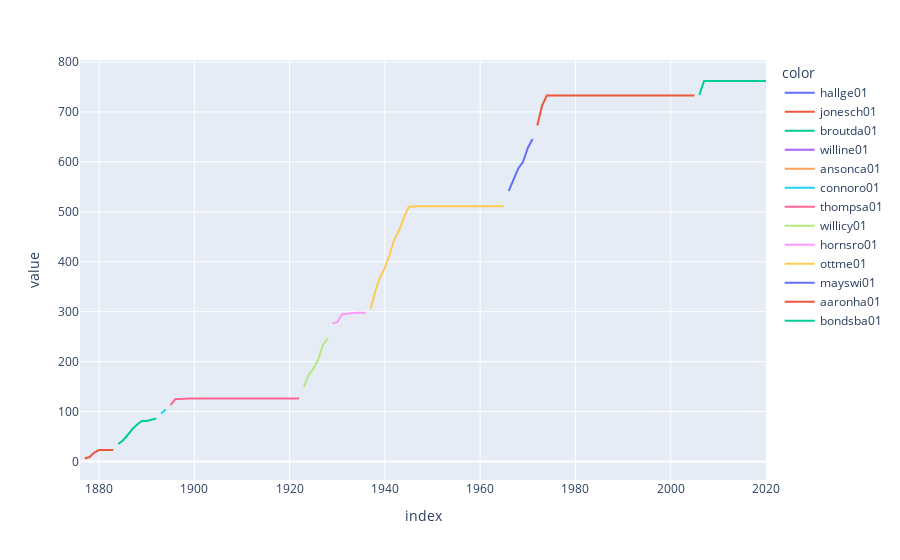

Notebook code for this chart:
### Code cell
px.line(yrly_leaders['hr'], color=yrly_leaders['player_id'])

### Figure 1 — Plotly figure (JSON) as saved in the notebook; plotly's stock layout.template omitted (floating-point values rounded to 4 significant figures)
{"data": [{"hovertemplate": "color=hallge01<br>variable=hr<br>index=%{x}<br>value=%{y}<extra></extra>", "legendgroup": "hallge01", "line": {"color": "#636efa", "dash": "solid"}, "mode": "lines", "name": "hallge01", "orientation": "v", "showlegend": true, "type": "scatter", "x": [1876], "xaxis": "x", "y": [5], "yaxis": "y"}, {"hovertemplate": "color=jonesch01<br>variable=hr<br>index=%{x}<br>value=%{y}<extra></extra>", "legendgroup": "jonesch01", "line": {"color": "#EF553B", "dash": "solid"}, "mode": "lines", "name": "jonesch01", "orientation": "v", "showlegend": true, "type": "scatter", "x": [1877, 1878, 1879, 1880, 1881, 1882, 1883], "xaxis": "x", "y": [6, 9, 18, 23, 23, 23, 23], "yaxis": "y"}, {"hovertemplate": "color=broutda01<br>variable=hr<br>index=%{x}<br>value=%{y}<extra></extra>", "legendgroup": "broutda01", "line": {"color": "#00cc96", "dash": "solid"}, "mode": "lines", "name": "broutda01", "orientation": "v", "showlegend": true, "type": "scatter", "x": [1884, 1885, 1886, 1887, 1888, 1889, 1890, 1892], "xaxis": "x", "y": [35, 42, 53, 65, 74, 81, 81, 86], "yaxis": "y"}, {"hovertemplate": "color=willine01<br>variable=hr<br>index=%{x}<br>value=%{y}<extra></extra>", "legendgroup": "willine01", "line": {"color": "#ab63fa", "dash": "solid"}, "mode": "lines", "name": "willine01", "orientation": "v", "showlegend": true, "type": "scatter", "x": [1884], "xaxis": "x", "y": [35], "yaxis": "y"}, {"hovertemplate": "color=ansonca01<br>variable=hr<br>index=%{x}<br>value=%{y}<extra></extra>", "legendgroup": "ansonca01", "line": {"color": "#FFA15A", "dash": "solid"}, "mode": "lines", "name": "ansonca01", "orientation": "v", "showlegend": true, "type": "scatter", "x": [1891], "xaxis": "x", "y": [84], "yaxis": "y"}, {"hovertemplate": "color=connoro01<br>variable=hr<br>index=%{x}<br>value=%{y}<extra></extra>", "legendgroup": "connoro01", "line": {"color": "#19d3f3", "dash": "solid"}, "mode": "lines", "name": "connoro01", "orientation": "v", "showlegend": true, "type": "scatter", "x": [1893, 1894], "xaxis": "x", "y": [96, 104], "yaxis": "y"}, {"hovertemplate": "color=thompsa01<br>variable=hr<br>index=%{x}<br>value=%{y}<extra></extra>", "legendgroup": "thompsa01", "line": {"color": "#FF6692", "dash": "solid"}, "mode": "lines", "name": "thompsa01", "orientation": "v", "showlegend": true, "type": "scatter", "x": [1895, 1896, 1897, 1898, 1899, 1900, 1901, 1902, 1903, 1904, 1905, 1906, 1907, 1908, 1909, 1910, 1911, 1912, 1913, 1914, 1915, 1916, 1917, 1918, 1919, 1920, 1921, 1922], "xaxis": "x", "y": [113, 125, 125, 126, 126, 126, 126, 126, 126, 126, 126, 126, 126, 126, 126, 126, 126, 126, 126, 126, 126, 126, 126, 126, 126, 126, 126, 126], "yaxis": "y"}, {"hovertemplate": "color=willicy01<br>variable=hr<br>index=%{x}<br>value=%{y}<extra></extra>", "legendgroup": "willicy01", "line": {"color": "#B6E880", "dash": "solid"}, "mode": "lines", "name": "willicy01", "orientation": "v", "showlegend": true, "type": "scatter", "x": [1923, 1924, 1925, 1926, 1927, 1928], "xaxis": "x", "y": [149, 173, 186, 204, 234, 246], "yaxis": "y"}, {"hovertemplate": "color=hornsro01<br>variable=hr<br>index=%{x}<br>value=%{y}<extra></extra>", "legendgroup": "hornsro01", "line": {"color": "#FF97FF", "dash": "solid"}, "mode": "lines", "name": "hornsro01", "orientation": "v", "showlegend": true, "type": "scatter", "x": [1929, 1930, 1931, 1932, 1933, 1934, 1935, 1936], "xaxis": "x", "y": [277, 279, 295, 296, 298, 298, 298, 298], "yaxis": "y"}, {"hovertemplate": "color=ottme01<br>variable=hr<br>index=%{x}<br>value=%{y}<extra></extra>", "legendgroup": "ottme01", "line": {"color": "#FECB52", "dash": "solid"}, "mode": "lines", "name": "ottme01", "orientation": "v", "showlegend": true, "type": "scatter", "x": [1937, 1938, 1939, 1940, 1941, 1942, 1943, 1944, 1945, 1946, 1947, 1948, 1949, 1950, 1951, 1952, 1953, 1954, 1955, 1956, 1957, 1958, 1959, 1960, 1961, 1962, 1963, 1964, 1965], "xaxis": "x", "y": [306, 342, 369, 388, 415, 445, 463, 489, 510, 511, 511, 511, 511, 511, 511, 511, 511, 511, 511, 511, 511, 511, 511, 511, 511, 511, 511, 511, 511], "yaxis": "y"}, {"hovertemplate": "color=mayswi01<br>variable=hr<br>index=%{x}<br>value=%{y}<extra></extra>", "legendgroup": "mayswi01", "line": {"color": "#636efa", "dash": "solid"}, "mode": "lines", "name": "mayswi01", "orientation": "v", "showlegend": true, "type": "scatter", "x": [1966, 1967, 1968, 1969, 1970, 1971], "xaxis": "x", "y": [542, 564, 587, 600, 628, 646], "yaxis": "y"}, {"hovertemplate": "color=aaronha01<br>variable=hr<br>index=%{x}<br>value=%{y}<extra></extra>", "legendgroup": "aaronha01", "line": {"color": "#EF553B", "dash": "solid"}, "mode": "lines", "name": "aaronha01", "orientation": "v", "showlegend": true, "type": "scatter", "x": [1972, 1973, 1974, 1975, 1976, 1977, 1978, 1979, 1980, 1981, 1982, 1983, 1984, 1985, 1986, 1987, 1988, 1989, 1990, 1991, 1992, 1993, 1994, 1995, 1996, 1997, 1998, 1999, 2000, 2001, 2002, 2003, 2004, 2005], "xaxis": "x", "y": [673, 713, 733, 733, 733, 733, 733, 733, 733, 733, 733, 733, 733, 733, 733, 733, 733, 733, 733, 733, 733, 733, 733, 733, 733, 733, 733, 733, 733, 733, 733, 733, 733, 733], "yaxis": "y"}, {"hovertemplate": "color=bondsba01<br>variable=hr<br>index=%{x}<br>value=%{y}<extra></extra>", "legendgroup": "bondsba01", "line": {"color": "#00cc96", "dash": "solid"}, "mode": "lines", "name": "bondsba01", "orientation": "v", "showlegend": true, "type": "scatter", "x": [2006, 2007, 2008, 2009, 2010, 2011, 2012, 2013, 2014, 2015, 2016, 2017, 2018, 2019, 2020], "xaxis": "x", "y": [734, 762, 762, 762, 762, 762, 762, 762, 762, 762, 762, 762, 762, 762, 762], "yaxis": "y"}], "layout": {"legend": {"title": {"text": "color"}, "tracegroupgap": 0}, "margin": {"t": 60}, "xaxis": {"anchor": "y", "domain": [0, 1], "title": {"text": "index"}}, "yaxis": {"anchor": "x", "domain": [0, 1], "title": {"text": "value"}}}}
